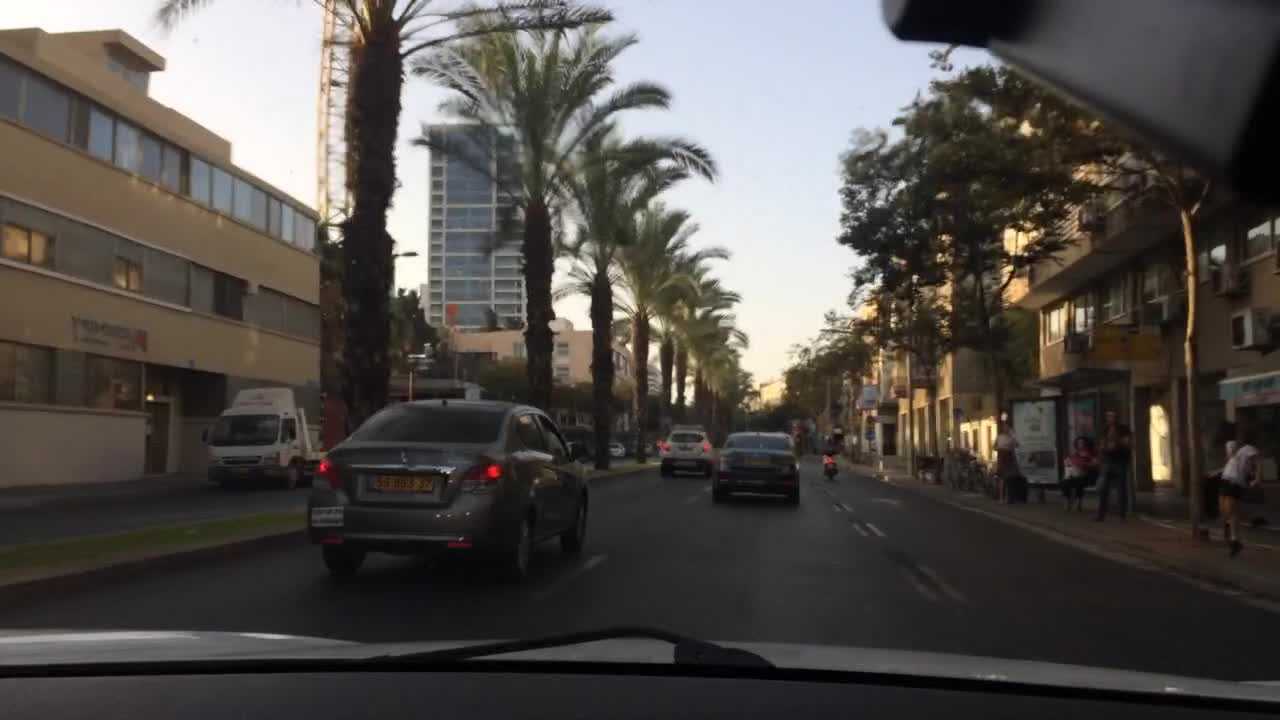
#> input picture data/samples/sample_03_cabc30fc-fd79926f.jpg, 1280 x 720 px
$ python -i fog.py   (imports and definitions only)
#> lines starting #> are read from the running program, lines starting #| are printed output that depends on the picture
#> further down, picture is the input picture: PIL image 1280x720 RGB; mean R, G, B 83.2, 78.7, 75.1
import os
from pathlib import Path
import numpy as np
import torch
import torch.nn as nn
import torch.nn.functional as F
from PIL import Image, ImageFilter

from src.enhancement.night import ResidualBlock

PROJECT_ROOT = Path(r"C:\Users\ankit\Desktop\Adaptive_Road_Vision")
MODELS_DIR = PROJECT_ROOT / "models" / "enhancement" / "fog"
# [1 line not run here, left out]


class FogEnhancer(nn.Module):
    """
    Fog dehazing & visibility recovery network:
    Removes atmospheric veil and restores dark-channel contrast for fog scenes.
    """
    def __init__(self, base_channels=32, num_res_blocks=4):
        super().__init__()
        self.enc1 = nn.Sequential(
            nn.Conv2d(3, base_channels, 3, padding=1),
            nn.ReLU(inplace=True)
        )
        self.enc2 = nn.Sequential(
            nn.Conv2d(base_channels, base_channels * 2, 3, stride=2, padding=1),
            nn.ReLU(inplace=True)
        )
        self.enc3 = nn.Sequential(
            nn.Conv2d(base_channels * 2, base_channels * 4, 3, stride=2, padding=1),
            nn.ReLU(inplace=True)
        )
        self.res = nn.Sequential(*[ResidualBlock(base_channels * 4) for _ in range(num_res_blocks)])
        self.dec2 = nn.Sequential(
            nn.Conv2d(base_channels * 4, base_channels * 2, 3, padding=1),
            nn.ReLU(inplace=True)
        )
        self.dec1 = nn.Sequential(
            nn.Conv2d(base_channels * 2, base_channels, 3, padding=1),
            nn.ReLU(inplace=True)
        )
        self.out = nn.Conv2d(base_channels, 3, 3, padding=1)

    def forward(self, x):
        e1 = self.enc1(x)
        e2 = self.enc2(e1)
        e3 = self.enc3(e2)

        z = self.res(e3)

        z = F.interpolate(z, size=e2.shape[-2:], mode="bilinear", align_corners=False)
        z = self.dec2(z) + e2

        z = F.interpolate(z, size=e1.shape[-2:], mode="bilinear", align_corners=False)
        z = self.dec1(z) + e1

        residual = torch.tanh(self.out(z)) * 0.5
        return torch.clamp(x + residual, 0.0, 1.0)


def make_fog_reference_target(img):
    """
    Pseudo-reference target for dehazing:
    Atmospheric light attenuation + contrast stretching.
    """
    img = img.convert("RGB")
    arr = np.asarray(img).astype(np.float32) / 255.0

    # Low frequency veil estimation
    smooth_img = img.filter(ImageFilter.GaussianBlur(radius=4.0))
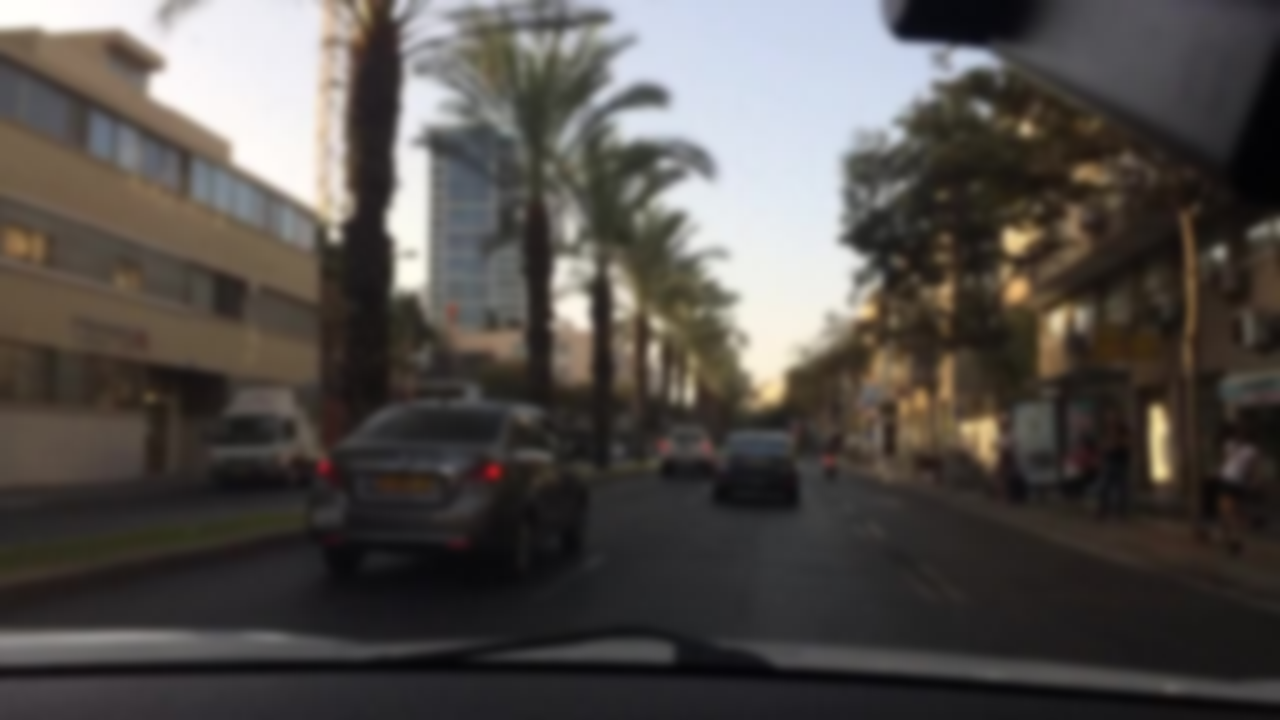
#> smooth_img: PIL image 1280x720 RGB; mean R, G, B 83.2, 78.7, 75.1
    smooth = np.asarray(smooth_img).astype(np.float32) / 255.0

    # Dehaze adjustment: remove 35% of low-frequency veil and stretch dynamic range
    dehazed = (arr - 0.35 * smooth) / (1.0 - 0.35 + 1e-4)
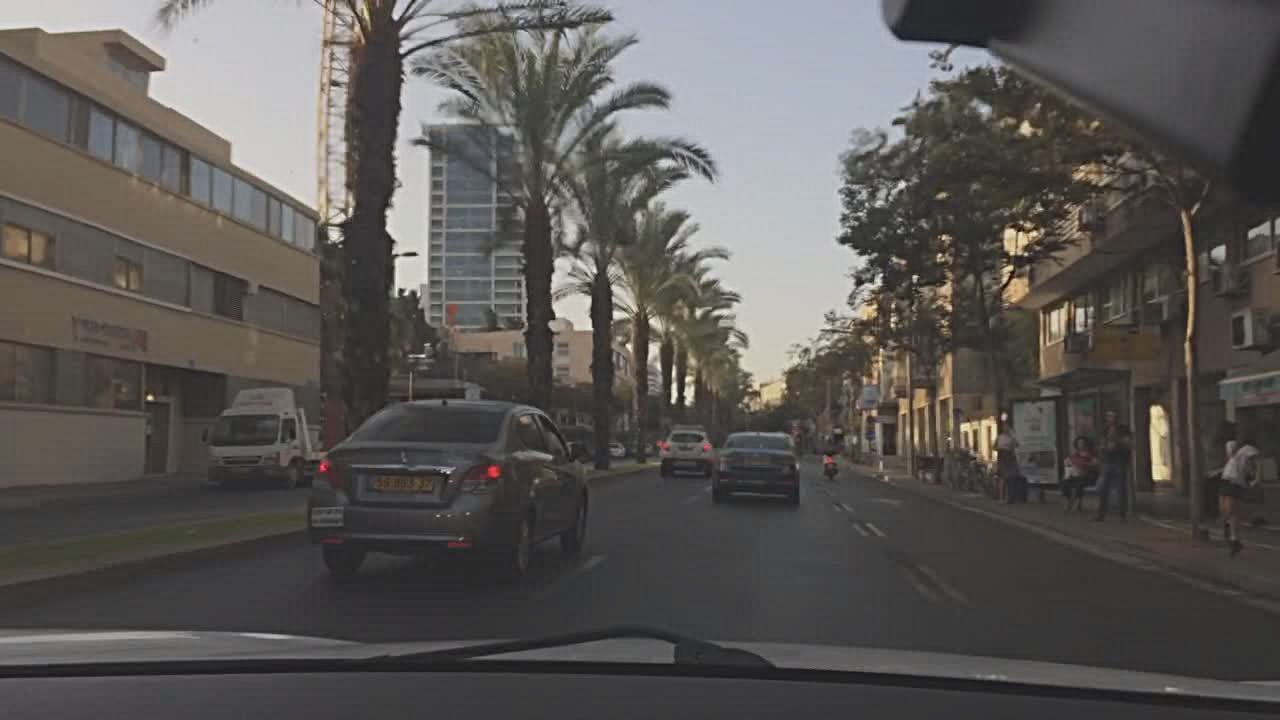
#> dehazed: shape (720, 1280, 3) float32; mean R, G, B 0.326, 0.309, 0.295; drawn with min black and max white
    dehazed = np.clip(dehazed * 1.15, 0.0, 1.0)
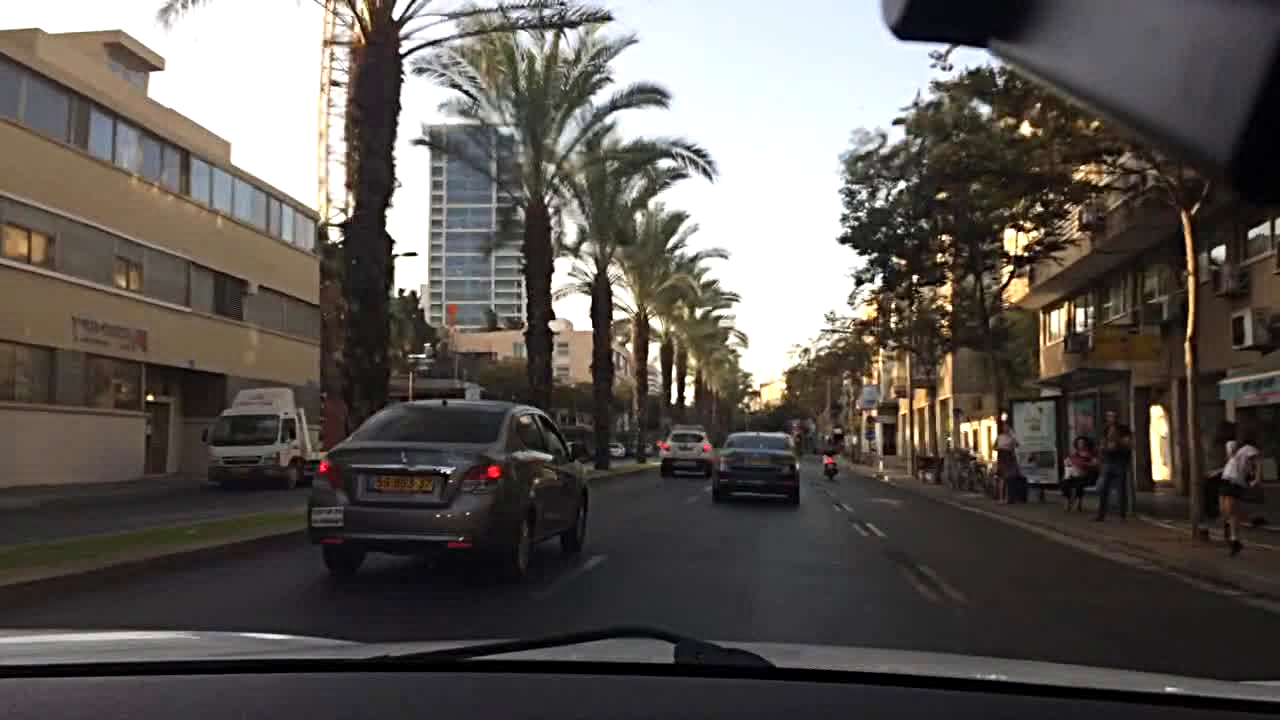
#> dehazed: shape (720, 1280, 3) float32; mean R, G, B 0.367, 0.347, 0.329
    arr_out = (dehazed * 255.0).astype(np.uint8)
    return Image.fromarray(arr_out)

>>> from PIL import Image
>>> picture = Image.open('../../data/samples/sample_03_cabc30fc-fd79926f.jpg')
>>> result = make_fog_reference_target(picture)

$ run again, on data/samples/sample_06_cabc9045-5a50690f.jpg
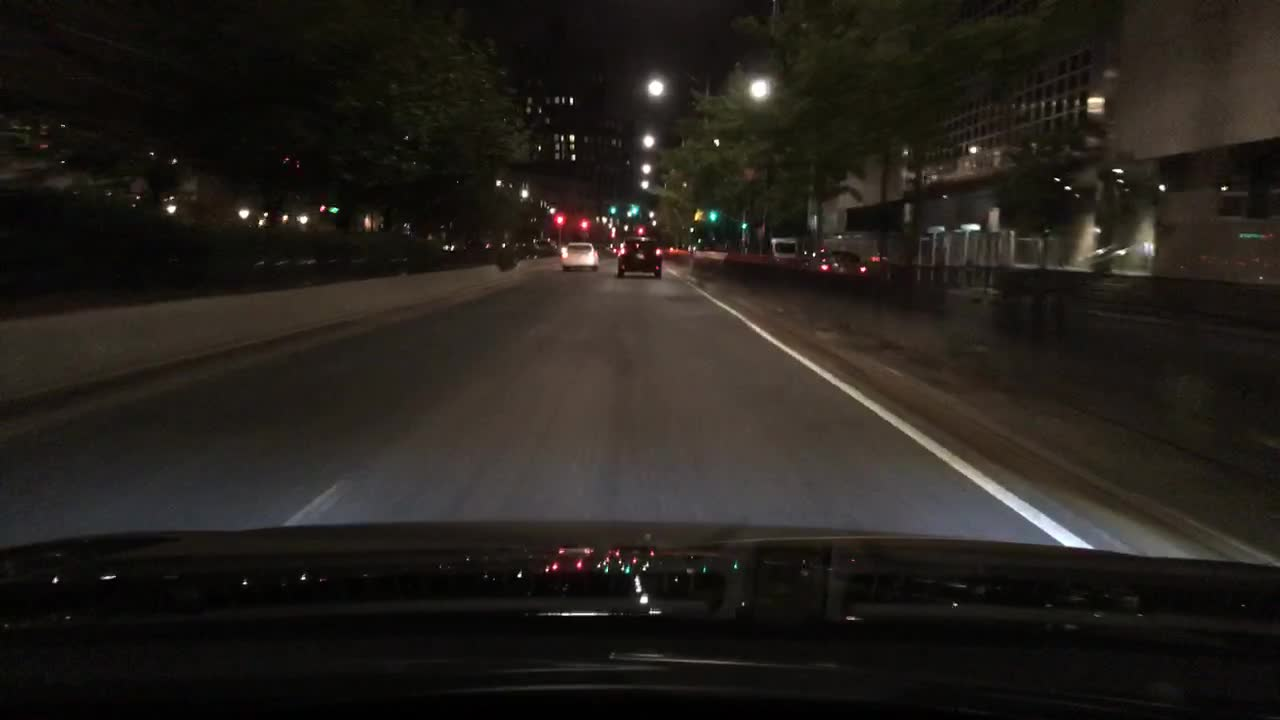
#> input picture data/samples/sample_06_cabc9045-5a50690f.jpg, 1280 x 720 px
#> picture is the input picture: PIL image 1280x720 RGB; mean R, G, B 36.1, 32, 26.9
#> in make_fog_reference_target, `dehazed = (arr - 0.35 * smooth) / (1.0 - 0.35 + 1e-4)`:
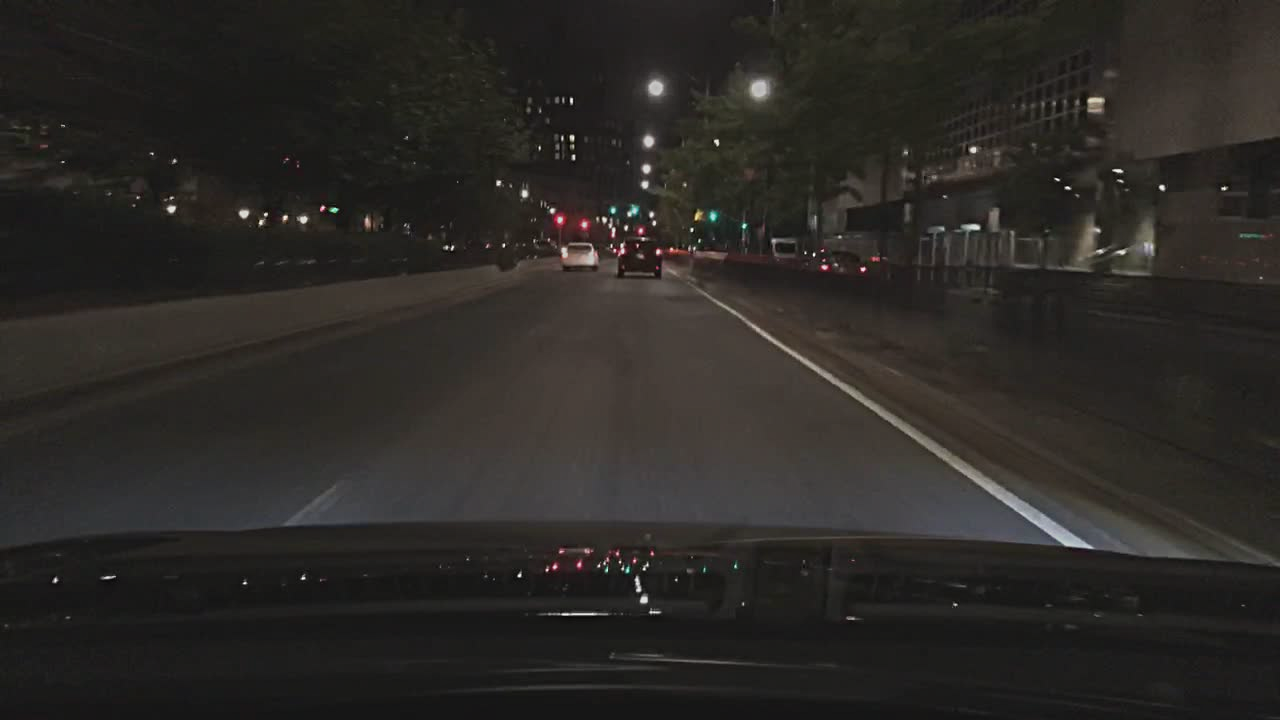
#> dehazed: shape (720, 1280, 3) float32; mean R, G, B 0.142, 0.126, 0.106; drawn with min black and max white

$ run again, on data/samples/sample_07_cabc9045-b3349548 - Copy.jpg
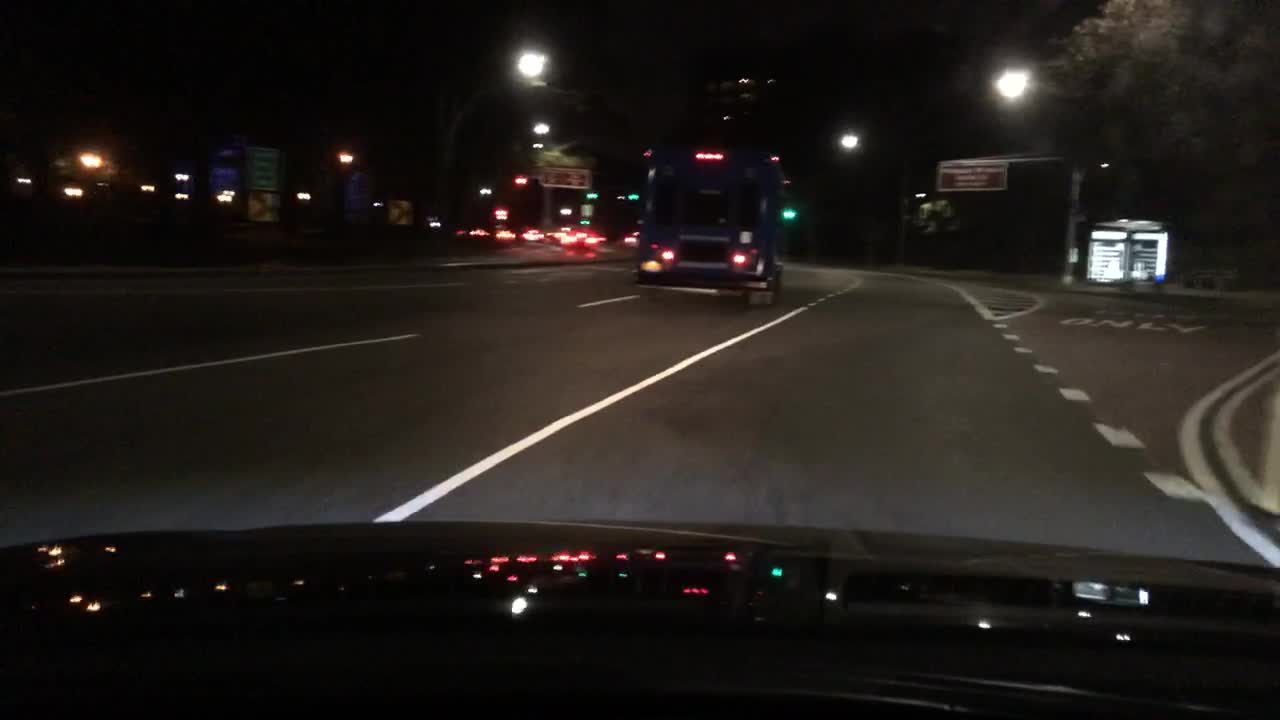
#> input picture data/samples/sample_07_cabc9045-b3349548 - Copy.jpg, 1280 x 720 px
#> picture is the input picture: PIL image 1280x720 RGB; mean R, G, B 33.4, 29.1, 25.5
#> in make_fog_reference_target, `dehazed = (arr - 0.35 * smooth) / (1.0 - 0.35 + 1e-4)`:
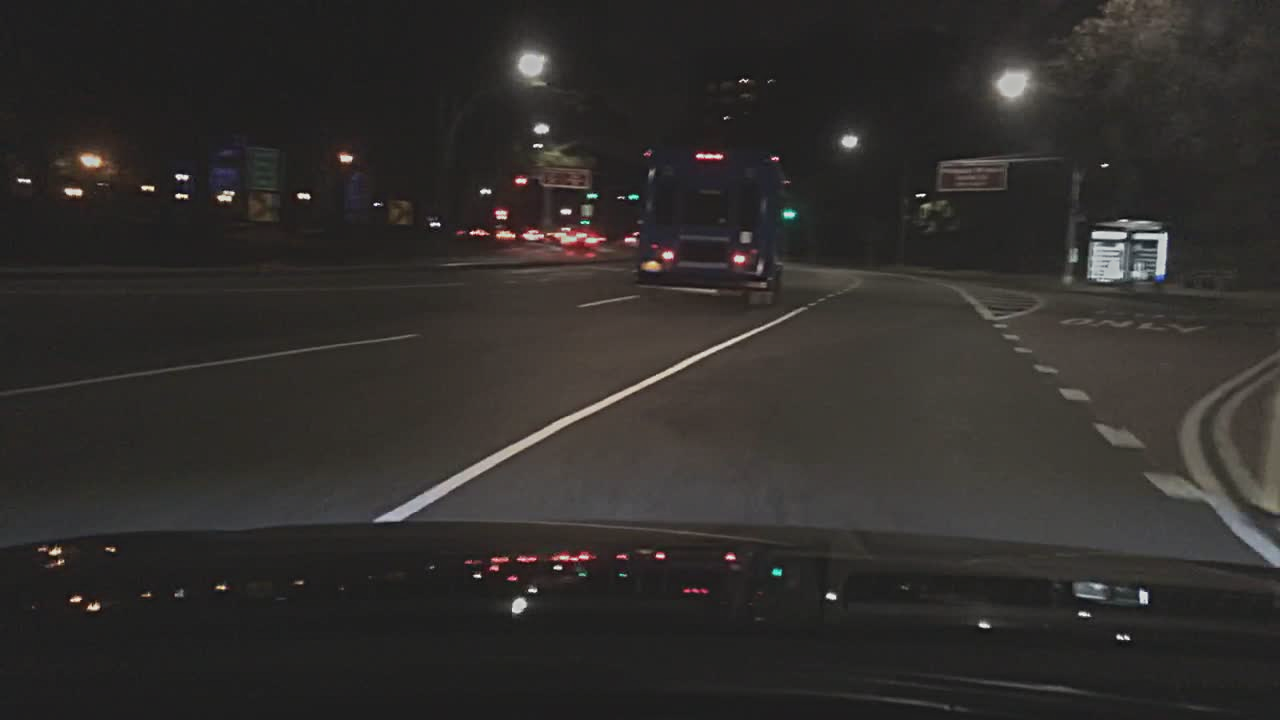
#> dehazed: shape (720, 1280, 3) float32; mean R, G, B 0.131, 0.114, 0.1; drawn with min black and max white
#> in make_fog_reference_target, `dehazed = np.clip(dehazed * 1.15, 0.0, 1.0)`:
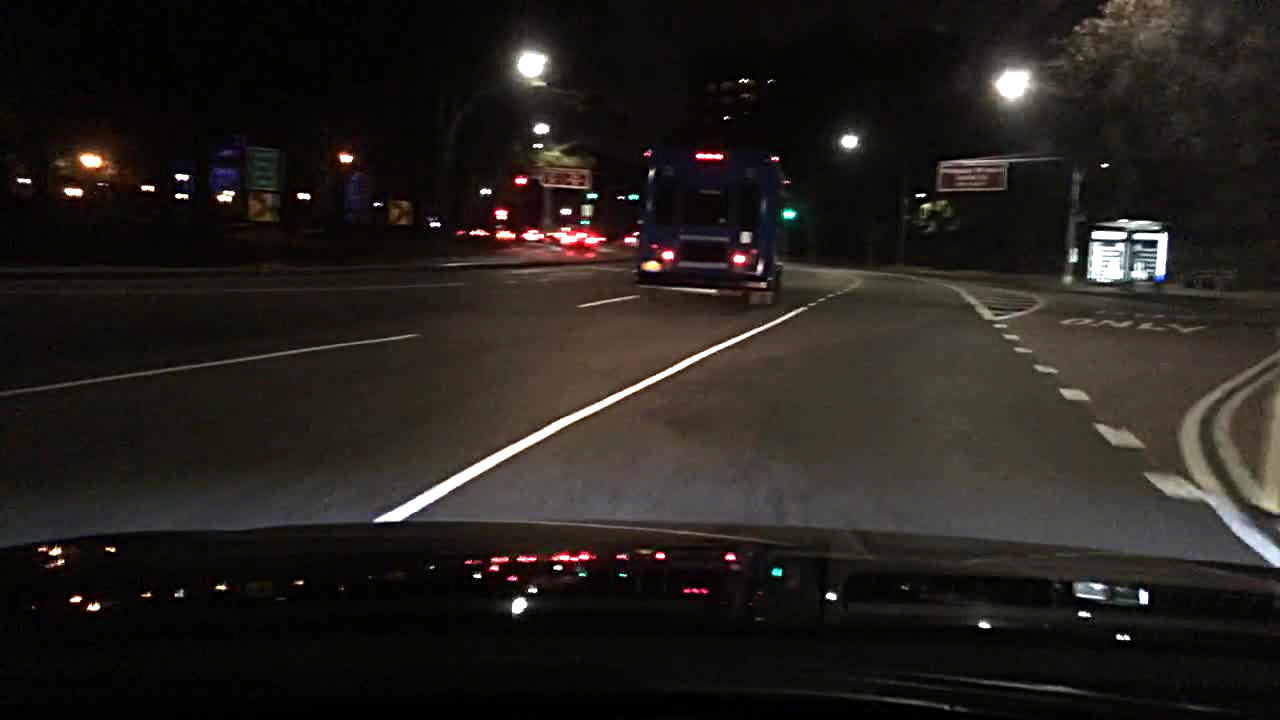
#> dehazed: shape (720, 1280, 3) float32; mean R, G, B 0.149, 0.13, 0.114
